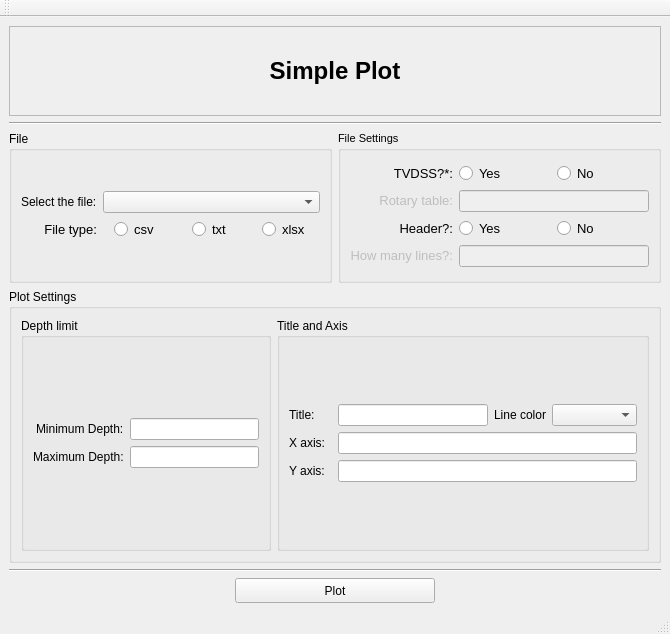
<?xml version="1.0" encoding="UTF-8"?>
<ui version="4.0">
 <class>SimplePlotWindow</class>
 <widget class="QMainWindow" name="SimplePlotWindow">
  <property name="geometry">
   <rect>
    <x>0</x>
    <y>0</y>
    <width>670</width>
    <height>634</height>
   </rect>
  </property>
  <property name="minimumSize">
   <size>
    <width>670</width>
    <height>530</height>
   </size>
  </property>
  <property name="maximumSize">
   <size>
    <width>16777215</width>
    <height>16777215</height>
   </size>
  </property>
  <property name="windowTitle">
   <string>MainWindow</string>
  </property>
  <property name="windowIcon">
   <iconset>
    <normaloff>../../../../Documents/GitHub/Kraken/src/icon.ico</normaloff>../../../../Documents/GitHub/Kraken/src/icon.ico</iconset>
  </property>
  <widget class="QWidget" name="centralwidget">
   <layout class="QGridLayout" name="gridLayout">
    <item row="0" column="0" colspan="2">
     <widget class="QFrame" name="titleFrame">
      <property name="maximumSize">
       <size>
        <width>16777215</width>
        <height>90</height>
       </size>
      </property>
      <property name="autoFillBackground">
       <bool>false</bool>
      </property>
      <property name="styleSheet">
       <string notr="true"/>
      </property>
      <property name="frameShape">
       <enum>QFrame::StyledPanel</enum>
      </property>
      <property name="frameShadow">
       <enum>QFrame::Raised</enum>
      </property>
      <layout class="QVBoxLayout" name="verticalLayout_6">
       <item>
        <widget class="QLabel" name="label">
         <property name="sizePolicy">
          <sizepolicy hsizetype="Expanding" vsizetype="Expanding">
           <horstretch>0</horstretch>
           <verstretch>0</verstretch>
          </sizepolicy>
         </property>
         <property name="font">
          <font>
           <pointsize>18</pointsize>
           <weight>75</weight>
           <bold>true</bold>
          </font>
         </property>
         <property name="text">
          <string>Simple Plot</string>
         </property>
         <property name="alignment">
          <set>Qt::AlignCenter</set>
         </property>
        </widget>
       </item>
      </layout>
     </widget>
    </item>
    <item row="2" column="0">
     <widget class="QGroupBox" name="selectFileGroupBox">
      <property name="maximumSize">
       <size>
        <width>16777215</width>
        <height>152</height>
       </size>
      </property>
      <property name="title">
       <string>File</string>
      </property>
      <property name="flat">
       <bool>false</bool>
      </property>
      <property name="checkable">
       <bool>false</bool>
      </property>
      <layout class="QVBoxLayout" name="verticalLayout">
       <item>
        <layout class="QGridLayout" name="gridLayout_2">
         <item row="0" column="0">
          <widget class="QLabel" name="label_2">
           <property name="mouseTracking">
            <bool>true</bool>
           </property>
           <property name="styleSheet">
            <string notr="true">QLabel {
	border: None
}</string>
           </property>
           <property name="text">
            <string>&lt;html&gt;&lt;head/&gt;&lt;body&gt;&lt;p align=&quot;right&quot;&gt;&lt;span style=&quot; font-size:10pt;&quot;&gt;Select the file:&lt;/span&gt;&lt;/p&gt;&lt;/body&gt;&lt;/html&gt;</string>
           </property>
          </widget>
         </item>
         <item row="1" column="3" alignment="Qt::AlignHCenter">
          <widget class="QRadioButton" name="xlsxRadioButton">
           <property name="enabled">
            <bool>true</bool>
           </property>
           <property name="font">
            <font>
             <pointsize>10</pointsize>
            </font>
           </property>
           <property name="text">
            <string>xlsx</string>
           </property>
           <attribute name="buttonGroup">
            <string notr="true">fileButtonGroup</string>
           </attribute>
          </widget>
         </item>
         <item row="1" column="0">
          <widget class="QLabel" name="label_3">
           <property name="font">
            <font>
             <pointsize>10</pointsize>
            </font>
           </property>
           <property name="mouseTracking">
            <bool>true</bool>
           </property>
           <property name="styleSheet">
            <string notr="true">QLabel {
	border: None
}</string>
           </property>
           <property name="text">
            <string>&lt;html&gt;&lt;head/&gt;&lt;body&gt;&lt;p align=&quot;right&quot;&gt;File type:&lt;/p&gt;&lt;/body&gt;&lt;/html&gt;</string>
           </property>
          </widget>
         </item>
         <item row="0" column="1" colspan="3">
          <widget class="QComboBox" name="selectFileComboBox"/>
         </item>
         <item row="1" column="2" alignment="Qt::AlignHCenter">
          <widget class="QRadioButton" name="txtRadioButton">
           <property name="font">
            <font>
             <pointsize>10</pointsize>
            </font>
           </property>
           <property name="text">
            <string>txt</string>
           </property>
           <attribute name="buttonGroup">
            <string notr="true">fileButtonGroup</string>
           </attribute>
          </widget>
         </item>
         <item row="1" column="1" alignment="Qt::AlignHCenter">
          <widget class="QRadioButton" name="csvRadioButton">
           <property name="font">
            <font>
             <pointsize>10</pointsize>
            </font>
           </property>
           <property name="text">
            <string>csv</string>
           </property>
           <attribute name="buttonGroup">
            <string notr="true">fileButtonGroup</string>
           </attribute>
          </widget>
         </item>
        </layout>
       </item>
      </layout>
     </widget>
    </item>
    <item row="3" column="0" colspan="2">
     <widget class="QGroupBox" name="groupBox_5">
      <property name="maximumSize">
       <size>
        <width>16777215</width>
        <height>16777215</height>
       </size>
      </property>
      <property name="title">
       <string>Plot Settings</string>
      </property>
      <layout class="QVBoxLayout" name="verticalLayout_5">
       <item>
        <layout class="QHBoxLayout" name="horizontalLayout">
         <item>
          <widget class="QGroupBox" name="groupBox">
           <property name="maximumSize">
            <size>
             <width>250</width>
             <height>16777215</height>
            </size>
           </property>
           <property name="title">
            <string>Depth limit</string>
           </property>
           <property name="flat">
            <bool>true</bool>
           </property>
           <layout class="QVBoxLayout" name="verticalLayout_4">
            <item>
             <layout class="QGridLayout" name="gridLayout_4">
              <item row="0" column="0" alignment="Qt::AlignRight">
               <widget class="QLabel" name="label_6">
                <property name="font">
                 <font>
                  <pointsize>9</pointsize>
                 </font>
                </property>
                <property name="text">
                 <string>Minimum Depth:</string>
                </property>
               </widget>
              </item>
              <item row="0" column="1">
               <widget class="QLineEdit" name="inputProfMin"/>
              </item>
              <item row="1" column="0" alignment="Qt::AlignRight">
               <widget class="QLabel" name="label_7">
                <property name="font">
                 <font>
                  <pointsize>9</pointsize>
                 </font>
                </property>
                <property name="text">
                 <string>Maximum Depth:</string>
                </property>
               </widget>
              </item>
              <item row="1" column="1">
               <widget class="QLineEdit" name="inputProfMax"/>
              </item>
             </layout>
            </item>
           </layout>
          </widget>
         </item>
         <item>
          <widget class="QGroupBox" name="groupBox_2">
           <property name="title">
            <string>Title and Axis</string>
           </property>
           <property name="flat">
            <bool>true</bool>
           </property>
           <layout class="QVBoxLayout" name="verticalLayout_3">
            <item>
             <layout class="QGridLayout" name="gridLayout_5">
              <item row="0" column="2">
               <widget class="QLabel" name="label_12">
                <property name="font">
                 <font>
                  <pointsize>9</pointsize>
                 </font>
                </property>
                <property name="text">
                 <string>Line color</string>
                </property>
               </widget>
              </item>
              <item row="2" column="0">
               <widget class="QLabel" name="label_10">
                <property name="font">
                 <font>
                  <pointsize>9</pointsize>
                 </font>
                </property>
                <property name="text">
                 <string>Y axis:</string>
                </property>
               </widget>
              </item>
              <item row="2" column="1" colspan="4">
               <widget class="QLineEdit" name="inputPlotYAxis"/>
              </item>
              <item row="0" column="0">
               <widget class="QLabel" name="label_8">
                <property name="font">
                 <font>
                  <pointsize>9</pointsize>
                 </font>
                </property>
                <property name="text">
                 <string>Title:</string>
                </property>
               </widget>
              </item>
              <item row="1" column="1" colspan="4">
               <widget class="QLineEdit" name="inputPlotXAxis"/>
              </item>
              <item row="0" column="1">
               <widget class="QLineEdit" name="inputPlotTitle">
                <property name="maximumSize">
                 <size>
                  <width>150</width>
                  <height>16777215</height>
                 </size>
                </property>
               </widget>
              </item>
              <item row="1" column="0">
               <widget class="QLabel" name="label_9">
                <property name="font">
                 <font>
                  <pointsize>9</pointsize>
                 </font>
                </property>
                <property name="text">
                 <string>X axis:</string>
                </property>
               </widget>
              </item>
              <item row="0" column="3" colspan="2">
               <widget class="QComboBox" name="lineColorComboBox"/>
              </item>
             </layout>
            </item>
           </layout>
          </widget>
         </item>
        </layout>
       </item>
      </layout>
     </widget>
    </item>
    <item row="2" column="1">
     <widget class="QGroupBox" name="cotaRadioBtnGroupBox">
      <property name="font">
       <font>
        <pointsize>8</pointsize>
       </font>
      </property>
      <property name="title">
       <string>File Settings</string>
      </property>
      <layout class="QVBoxLayout" name="verticalLayout_2">
       <item>
        <layout class="QGridLayout" name="gridLayout_3">
         <item row="2" column="2">
          <widget class="QRadioButton" name="headerNao">
           <property name="font">
            <font>
             <pointsize>10</pointsize>
            </font>
           </property>
           <property name="text">
            <string>No</string>
           </property>
           <attribute name="buttonGroup">
            <string notr="true">headerButtonGroup</string>
           </attribute>
          </widget>
         </item>
         <item row="3" column="0">
          <widget class="QLabel" name="labelHeaderLines">
           <property name="enabled">
            <bool>false</bool>
           </property>
           <property name="font">
            <font>
             <pointsize>10</pointsize>
            </font>
           </property>
           <property name="mouseTracking">
            <bool>true</bool>
           </property>
           <property name="statusTip">
            <string>Se houver cabeçalho, quantas linhas pular?</string>
           </property>
           <property name="styleSheet">
            <string notr="true">QLabel {
	border: None
}</string>
           </property>
           <property name="text">
            <string>&lt;html&gt;&lt;head/&gt;&lt;body&gt;&lt;p align=&quot;right&quot;&gt;How many lines?:&lt;/p&gt;&lt;/body&gt;&lt;/html&gt;</string>
           </property>
          </widget>
         </item>
         <item row="3" column="1" colspan="2">
          <widget class="QLineEdit" name="inputHeaderLines">
           <property name="enabled">
            <bool>false</bool>
           </property>
          </widget>
         </item>
         <item row="0" column="1">
          <widget class="QRadioButton" name="cotaProfSim">
           <property name="font">
            <font>
             <pointsize>10</pointsize>
            </font>
           </property>
           <property name="text">
            <string>Yes</string>
           </property>
           <attribute name="buttonGroup">
            <string notr="true">cotaButtonGroup</string>
           </attribute>
          </widget>
         </item>
         <item row="0" column="2">
          <widget class="QRadioButton" name="cotaProfNao">
           <property name="font">
            <font>
             <pointsize>10</pointsize>
            </font>
           </property>
           <property name="text">
            <string>No</string>
           </property>
           <attribute name="buttonGroup">
            <string notr="true">cotaButtonGroup</string>
           </attribute>
          </widget>
         </item>
         <item row="0" column="0">
          <widget class="QLabel" name="label_4">
           <property name="font">
            <font>
             <pointsize>10</pointsize>
            </font>
           </property>
           <property name="mouseTracking">
            <bool>true</bool>
           </property>
           <property name="statusTip">
            <string>Profundidade em cota é igual a mesa rotativa menos a profundidade medida.</string>
           </property>
           <property name="styleSheet">
            <string notr="true">QLabel {
	border: None
}</string>
           </property>
           <property name="text">
            <string>&lt;html&gt;&lt;head/&gt;&lt;body&gt;&lt;p align=&quot;right&quot;&gt;TVDSS?*:&lt;/p&gt;&lt;/body&gt;&lt;/html&gt;</string>
           </property>
          </widget>
         </item>
         <item row="1" column="0">
          <widget class="QLabel" name="labelMesaRotativa">
           <property name="enabled">
            <bool>false</bool>
           </property>
           <property name="font">
            <font>
             <pointsize>10</pointsize>
            </font>
           </property>
           <property name="mouseTracking">
            <bool>true</bool>
           </property>
           <property name="statusTip">
            <string>Mesa rotativa é a altura da plataforma até a superfície do mar/superfície terrestre.</string>
           </property>
           <property name="styleSheet">
            <string notr="true">QLabel {
	border: None
}</string>
           </property>
           <property name="text">
            <string>&lt;html&gt;&lt;head/&gt;&lt;body&gt;&lt;p align=&quot;right&quot;&gt;Rotary table:&lt;/p&gt;&lt;/body&gt;&lt;/html&gt;</string>
           </property>
          </widget>
         </item>
         <item row="1" column="1" colspan="2">
          <widget class="QLineEdit" name="inputMesaRotativa">
           <property name="enabled">
            <bool>false</bool>
           </property>
          </widget>
         </item>
         <item row="2" column="1">
          <widget class="QRadioButton" name="headerSim">
           <property name="font">
            <font>
             <pointsize>10</pointsize>
            </font>
           </property>
           <property name="text">
            <string>Yes</string>
           </property>
           <attribute name="buttonGroup">
            <string notr="true">headerButtonGroup</string>
           </attribute>
          </widget>
         </item>
         <item row="2" column="0">
          <widget class="QLabel" name="label_5">
           <property name="font">
            <font>
             <pointsize>10</pointsize>
            </font>
           </property>
           <property name="mouseTracking">
            <bool>true</bool>
           </property>
           <property name="statusTip">
            <string>Se o arquivo possui cabeçalho. Comum em arquivos las e csv.</string>
           </property>
           <property name="styleSheet">
            <string notr="true">QLabel {
	border: None
}</string>
           </property>
           <property name="text">
            <string>&lt;html&gt;&lt;head/&gt;&lt;body&gt;&lt;p align=&quot;right&quot;&gt;Header?:&lt;/p&gt;&lt;/body&gt;&lt;/html&gt;</string>
           </property>
          </widget>
         </item>
        </layout>
       </item>
      </layout>
     </widget>
    </item>
    <item row="6" column="0" colspan="2" alignment="Qt::AlignHCenter">
     <widget class="QPushButton" name="simplePlotBtn">
      <property name="sizePolicy">
       <sizepolicy hsizetype="Expanding" vsizetype="Fixed">
        <horstretch>0</horstretch>
        <verstretch>0</verstretch>
       </sizepolicy>
      </property>
      <property name="minimumSize">
       <size>
        <width>200</width>
        <height>25</height>
       </size>
      </property>
      <property name="maximumSize">
       <size>
        <width>16777215</width>
        <height>16777215</height>
       </size>
      </property>
      <property name="text">
       <string>Plot</string>
      </property>
     </widget>
    </item>
    <item row="1" column="0" colspan="2">
     <widget class="Line" name="line">
      <property name="orientation">
       <enum>Qt::Horizontal</enum>
      </property>
     </widget>
    </item>
    <item row="5" column="0" colspan="2">
     <widget class="Line" name="line_2">
      <property name="orientation">
       <enum>Qt::Horizontal</enum>
      </property>
     </widget>
    </item>
   </layout>
  </widget>
  <widget class="QStatusBar" name="statusbar"/>
  <widget class="QToolBar" name="toolBar">
   <property name="windowTitle">
    <string>toolBar</string>
   </property>
   <attribute name="toolBarArea">
    <enum>TopToolBarArea</enum>
   </attribute>
   <attribute name="toolBarBreak">
    <bool>false</bool>
   </attribute>
  </widget>
 </widget>
 <tabstops>
  <tabstop>selectFileComboBox</tabstop>
  <tabstop>csvRadioButton</tabstop>
  <tabstop>txtRadioButton</tabstop>
  <tabstop>xlsxRadioButton</tabstop>
  <tabstop>cotaProfSim</tabstop>
  <tabstop>cotaProfNao</tabstop>
  <tabstop>inputMesaRotativa</tabstop>
  <tabstop>headerSim</tabstop>
  <tabstop>headerNao</tabstop>
  <tabstop>inputHeaderLines</tabstop>
  <tabstop>inputProfMin</tabstop>
  <tabstop>inputProfMax</tabstop>
  <tabstop>inputPlotTitle</tabstop>
  <tabstop>lineColorComboBox</tabstop>
  <tabstop>inputPlotXAxis</tabstop>
  <tabstop>inputPlotYAxis</tabstop>
  <tabstop>simplePlotBtn</tabstop>
 </tabstops>
 <resources/>
 <connections/>
 <buttongroups>
  <buttongroup name="headerButtonGroup"/>
  <buttongroup name="fileButtonGroup"/>
  <buttongroup name="cotaButtonGroup"/>
 </buttongroups>
</ui>
